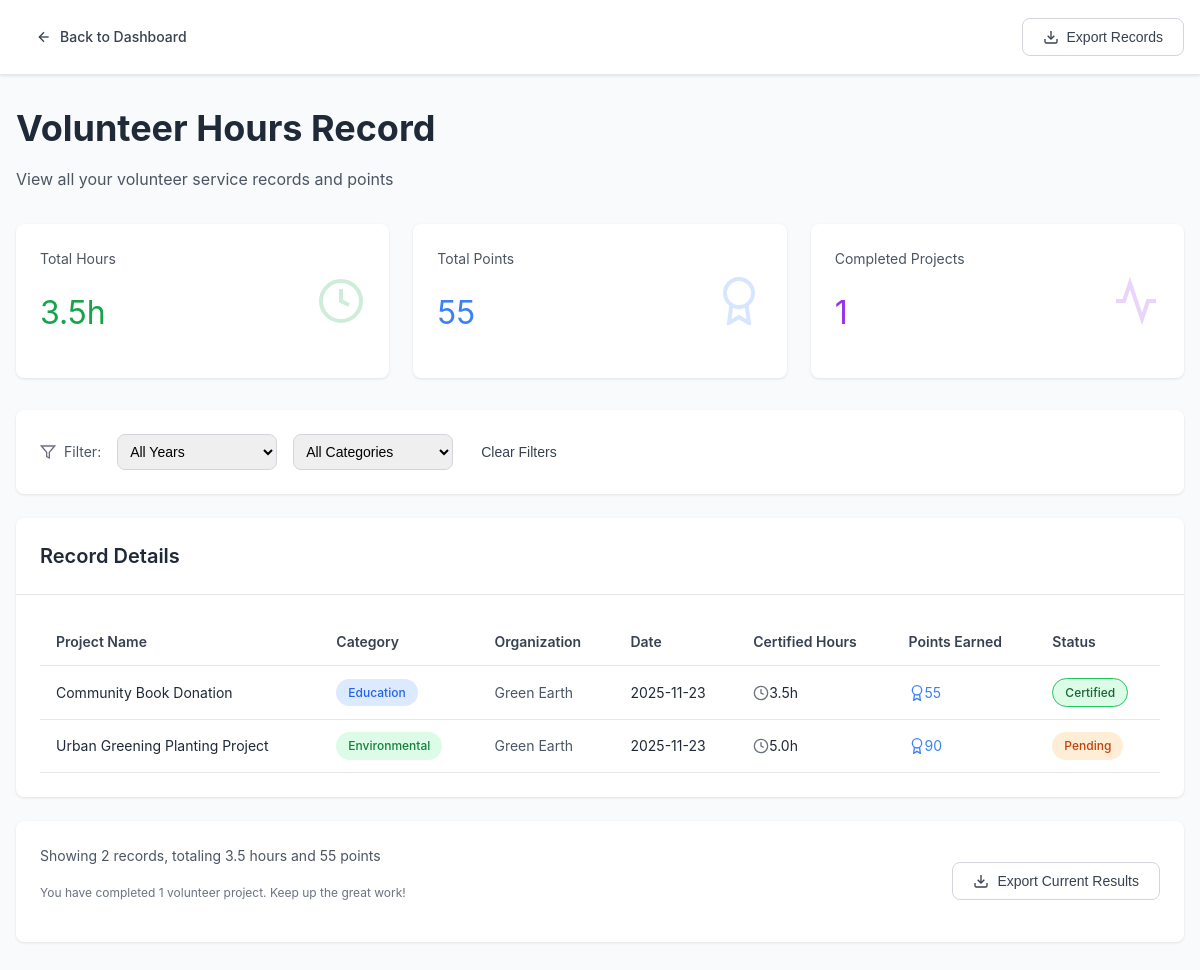
Before: /volunteer-record (signed in) with the older database file.
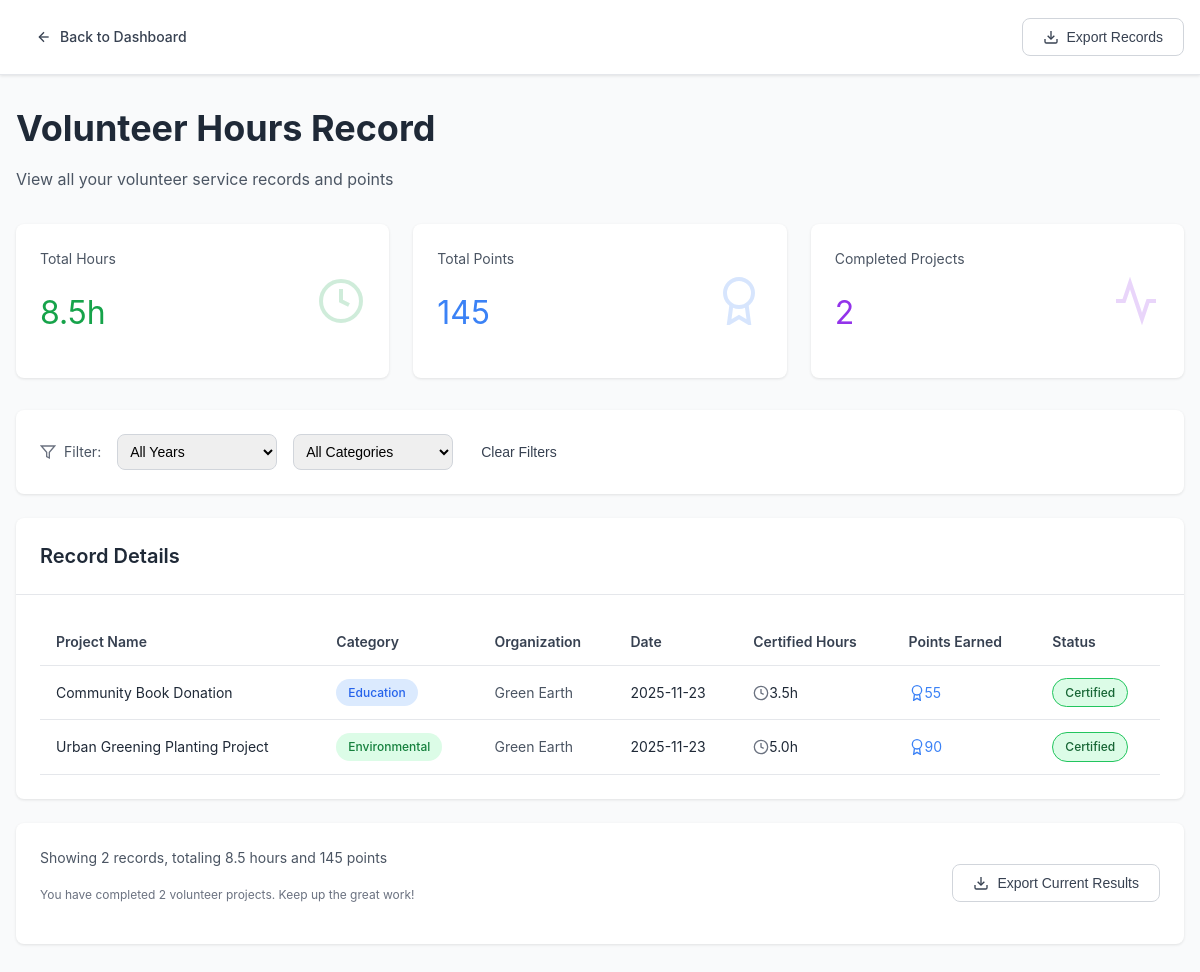
After: the same page with the newer database file.
### api/views.py (the view)
@bp.route('/volunteer-record')
@login_required
def volunteer_record():
    if current_user.user_type != 'participant':
        return redirect(url_for('auth.login'))
    records = VolunteerRecord.query.filter_by(user_id=current_user.id).order_by(VolunteerRecord.completed_at.desc()).all()
    total_hours = sum(r.hours for r in records if r.status == 'approved')
    total_points = sum(r.points for r in records if r.status == 'approved')
    completed_count = len([r for r in records if r.status == 'approved'])
    records_data = []
    years_set = set()
    categories_set = set()
    for record in records:
        project = record.project
        organization = project.organization if project else None
        if record.completed_at:
            years_set.add(record.completed_at.year)
        if project and project.category:
            categories_set.add(project.category)
        records_data.append({
            'record': {
                'id': record.id,
                'hours': record.hours,
                'points': record.points,
                'status': record.status,
                'completed_at': record.completed_at.strftime('%Y-%m-%d') if record.completed_at else None
            },
            'project': {
                'id': project.id if project else None,
                'title': project.title if project else 'Unknown Project',
                'category': project.category if project else None
            } if project else None,
            'organization': {
                'display_name': organization.display_name if organization else None,
                'username': organization.username if organization else None
            } if organization else None
        })
    return render_template('volunteer_record.html',
                         user=current_user,
                         records_data=records_data,
                         total_hours=total_hours,
                         total_points=total_points,
                         completed_count=completed_count,
                         available_years=sorted(years_set, reverse=True),
                         available_categories=sorted(categories_set))

### app.py (called while the page is built)
@login_manager.user_loader
def load_user(user_id):
    return User.query.get(int(user_id))

### templates/volunteer_record.html (shortened to what the changed rows need)
<!DOCTYPE html>
<html lang="en">
<head>
    <link rel="stylesheet" href="{{ url_for('static', filename='css/style.css') }}">
</head>
<body>
    <div class="container py-8">
        <div class="mb-8">
            <h1>Volunteer Hours Record</h1>
        </div>
        <div class="grid grid-cols-3 mb-8">
            <div class="card">
                <div class="card-content">
                    <div class="flex items-center justify-between">
                        <div>
                            <p class="text-sm text-gray-600 mb-1">Total Hours</p>
                            <p style="font-size: 2rem; color: var(--primary-green);">{{ "%.1f"|format(total_hours) }}h</p>
                        </div>
                    </div>
                </div>
            </div>
            <div class="card">
                <div class="card-content">
                    <div class="flex items-center justify-between">
                        <div>
                            <p class="text-sm text-gray-600 mb-1">Total Points</p>
                            <p style="font-size: 2rem; color: var(--secondary-blue);">{{ total_points }}</p>
                        </div>
                    </div>
                </div>
            </div>
            <div class="card">
                <div class="card-content">
                    <div class="flex items-center justify-between">
                        <div>
                            <p class="text-sm text-gray-600 mb-1">Completed Projects</p>
                            <p style="font-size: 2rem; color: var(--accent-purple);">{{ completed_count }}</p>
                        </div>
                    </div>
                </div>
            </div>
        </div>
        <div class="card">
            <div class="card-content">
                <table>
                    <thead>
                        <tr>
                            <th>Project Name</th>
                            <th>Category</th>
                            <th>Organization</th>
                            <th>Date</th>
                            <th>Certified Hours</th>
                            <th>Points Earned</th>
                            <th>Status</th>
                        </tr>
                    </thead>
                    <tbody id="records-tbody">
                        {% if records_data %}
                            {% for item in records_data %}
                                {% set record = item.record %}
                                {% set project = item.project %}
                                {% set organization = item.organization %}
                                <tr>
                                    <td>
                                        {% if project and project.id %}
                                            <a href="/project/{{ project.id }}" style="color: inherit; text-decoration: none;">{{ project.title }}</a>
                                        {% else %}
                                            Unknown Project
                                        {% endif %}
                                    </td>
                                    <td>
                                        {% if project and project.category %}
                                            {% if project.category == 'Environmental' %}
                                                <span class="badge badge-primary">Environmental</span>
                                            {% elif project.category == 'Education' %}
                                                <span class="badge badge-blue">Education</span>
                                            {% elif project.category == 'Care' %}
                                                <span class="badge" style="background-color: #fce7f3; color: #831843;">Care</span>
                                            {% else %}
                                                <span class="badge badge-secondary">{{ project.category }}</span>
                                            {% endif %}
                                        {% else %}
                                            <span class="badge badge-secondary">N/A</span>
                                        {% endif %}
                                    </td>
                                    <td class="text-sm text-gray-600">
                                        {% if organization %}
                                            {{ organization.display_name or organization.username }}
                                        {% else %}
                                            Unknown Organization
                                        {% endif %}
                                    </td>
                                    <td>
                                        {% if record.completed_at %}
                                            {{ record.completed_at }}
                                        {% else %}
                                            N/A
                                        {% endif %}
                                    </td>
                                    <td>
                                        <div class="flex items-center gap-1">
                                            <svg xmlns="http://www.w3.org/2000/svg" width="16" height="16" viewBox="0 0 24 24" fill="none" stroke="currentColor" stroke-width="2" style="color: var(--gray-500);">
                                                <circle cx="12" cy="12" r="10"/>
                                                <polyline points="12 6 12 12 16 14"/>
                                            </svg>
                                            <span>{{ "%.1f"|format(record.hours) }}h</span>
                                        </div>
                                    </td>
                                    <td>
                                        <div class="flex items-center gap-1">
                                            <svg xmlns="http://www.w3.org/2000/svg" width="16" height="16" viewBox="0 0 24 24" fill="none" stroke="currentColor" stroke-width="2" style="color: var(--secondary-blue);">
                                                <circle cx="12" cy="8" r="7"/>
                                                <polyline points="8.21 13.89 7 23 12 20 17 23 15.79 13.88"/>
                                            </svg>
                                            <span style="color: var(--secondary-blue);">{{ record.points }}</span>
                                        </div>
                                    </td>
                                    <td>
                                        {% if record.status == 'approved' %}
                                            <span class="badge badge-success">Certified</span>
                                        {% elif record.status == 'pending' %}
                                            <span class="badge badge-orange">Pending</span>
                                        {% else %}
                                            <span class="badge badge-secondary">{{ record.status }}</span>
                                        {% endif %}
                                    </td>
                                </tr>
                            {% endfor %}
                        {% else %}
                            <tr>
                                <td colspan="7" class="text-center text-gray-500 py-8">No volunteer records found.</td>
                            </tr>
                        {% endif %}
                    </tbody>
                </table>
            </div>
        </div>
        <div class="card mt-6">
            <div class="card-content">
                <div class="flex items-center justify-between">
                    <div>
                        <p class="text-sm text-gray-600">
                            Showing {{ records_data|length }} record{{ 's' if records_data|length != 1 else '' }}, totaling {{ "%.1f"|format(total_hours) }} hours and {{ total_points }} points
                        </p>
                        <p class="text-xs text-gray-500 mt-1">
                            {% if completed_count > 0 %}
                                You have completed {{ completed_count }} volunteer project{{ 's' if completed_count != 1 else '' }}. Keep up the great work!
                            {% else %}
                                Start volunteering to earn hours and points!
                            {% endif %}
                        </p>
                    </div>
                </div>
            </div>
        </div>
    </div>
</body>
</html>

Changed rows visible on the page:
changed VolunteerRecord (number 2 of 2 on the later page): status "pending" → "approved" (drawn)
Other visible differences:
{{ "%.1f"|format(total_hours) }}: "3.5" → "8.5"
{{ total_points }}: "55" → "145"
{{ completed_count }}: "1" → "2"
{{ 's' if completed_count != 1 else '' }}: (not shown) → "s"
list line gone: "Pending"
new list line: "Certified"
